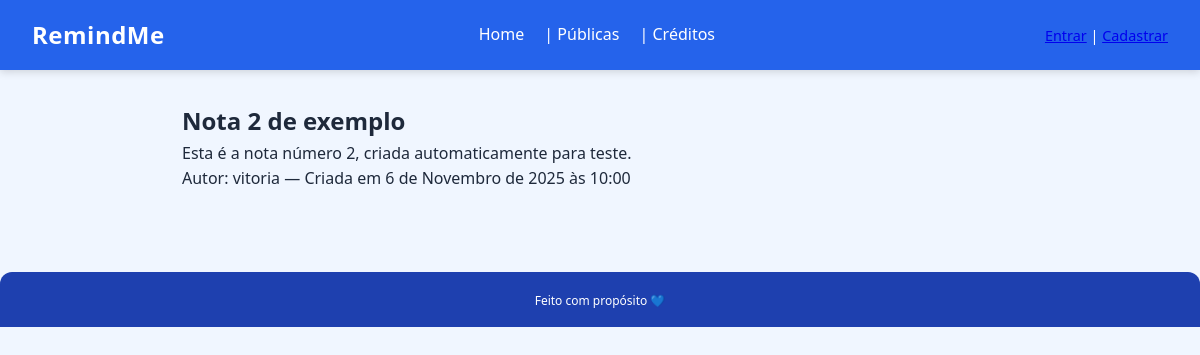
Screenshot of /public/notes/22222222-2222-2222-2222-222222222222/ with the database file from the repository.
### notes/models.py (models this page shows, shortened)
class Note(models.Model):
    owner = models.ForeignKey(settings.AUTH_USER_MODEL, on_delete=models.CASCADE)
    title = models.CharField(max_length=200)
    content = models.TextField(blank=True)
    created_at = models.DateTimeField(auto_now_add=True)
    is_public = models.BooleanField(default=False)
    public_token = models.UUIDField(default=uuid.uuid4, editable=False, unique=True)
    class Meta:
        ordering = ['-created_at']

### notes/views.py (the view)
# urls.py: path("public/notes/<uuid:token>/", views.public_detail, name="public_detail"),
def public_detail(request, token):
    note = get_object_or_404(Note, public_token=token, is_public=True)
    return render(request, "public_detail.html", {"note": note})

### notes/context_processors.py (called while the page is built, shortened)
def in_app_notifications(request):
    if not request.user.is_authenticated:
        return {}

### templates/public_detail.html
{% extends 'base.html' %}
{% block content %}
  <article>
    <h2>{{ note.title }}</h2>
    <p>{{ note.content }}</p>
    <p class="meta">Autor: {{ note.owner.get_full_name|default:note.owner.username }} — Criada em {{ note.created_at }}</p>
  </article>
{% endblock %}

### static/styles.css (style rules this page uses)
:root { --primary: #2563eb; --primary-light: #3b82f6; --primary-dark: #1e40af; --danger: #dc2626; --danger-dark: #991b1b; --background: #f0f6ff; --text: #1e293b; --text-light: #475569; --card-bg: #ffffff; --border: #cbd5e1; }
* { margin: 0; padding: 0; box-sizing: border-box; }
html, body { height: 100%; background: var(--background); color: var(--text); font-family: "Segoe UI", Roboto, Helvetica, Arial, sans-serif; line-height: 1.6; }

### rows the page displays
Note: title "Nota 2 de exemplo", content "Esta é a nota número 2, criada automaticamente para teste.", owner.get_full_name "vitoria", created_at "6 de Novembro de 2025 às 10:00"
